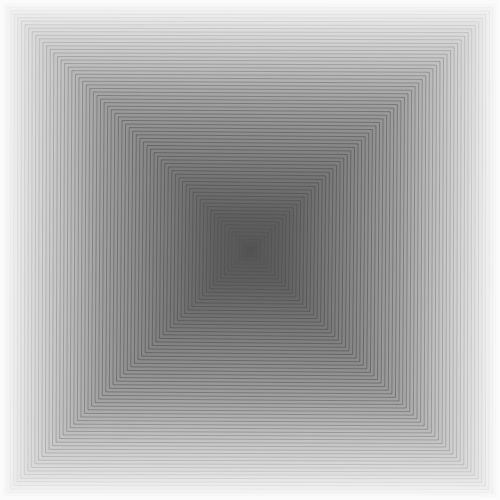
Frame 1 (no input)
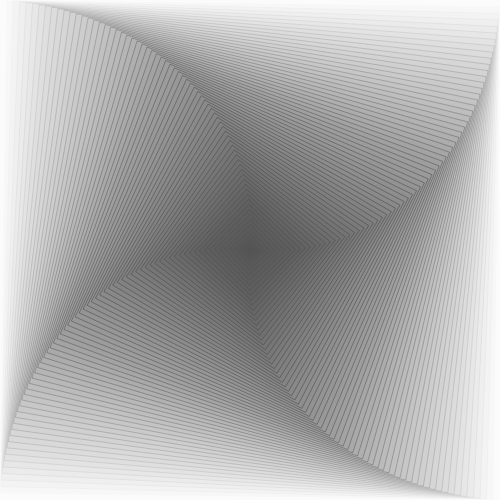
Frame 60 (no input)
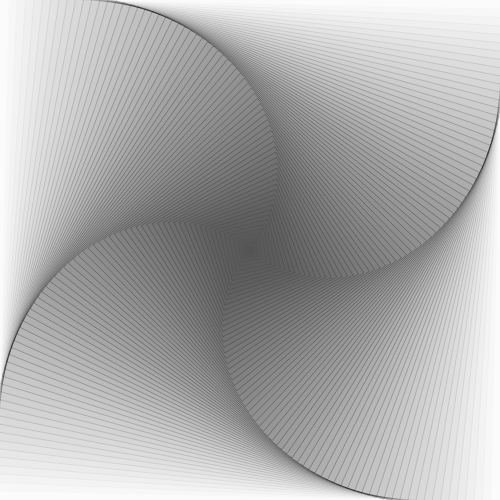
Frame 120 (the mouse pressed at the canvas centre since frame 60)

The p5.js sketch that drew these frames (run headless with seeded random() and noise() and a simulated clock; from frame 60 on, the mouse is pressed at the canvas centre):

// p5.js sketch
// ── sketch.js
function setup() {
  createCanvas(500, 500);
  rectMode(CENTER);
  smooth();
}

function draw() {
  background(255);
  strokeWeight(0.2);
  noFill();
  var numRect = 70;
  var rotAmount = 0.5;

  for (var i = 0; i < numRect; i++) {
    var fi = i/numRect;
    var ifi = 1-fi;

    push();
    translate(width/2, height/2);
    var anim = Math.sin(frameCount*0.01);
    rotate( anim * ( PI*rotAmount ) * fi );
    strokeWeight(fi);
    //noStroke();
    fill(0, 255/numRect);
    var size = width/numRect * i;
    scale(ifi);
    rect(0, 0, width, height);
    pop();
  }

}
